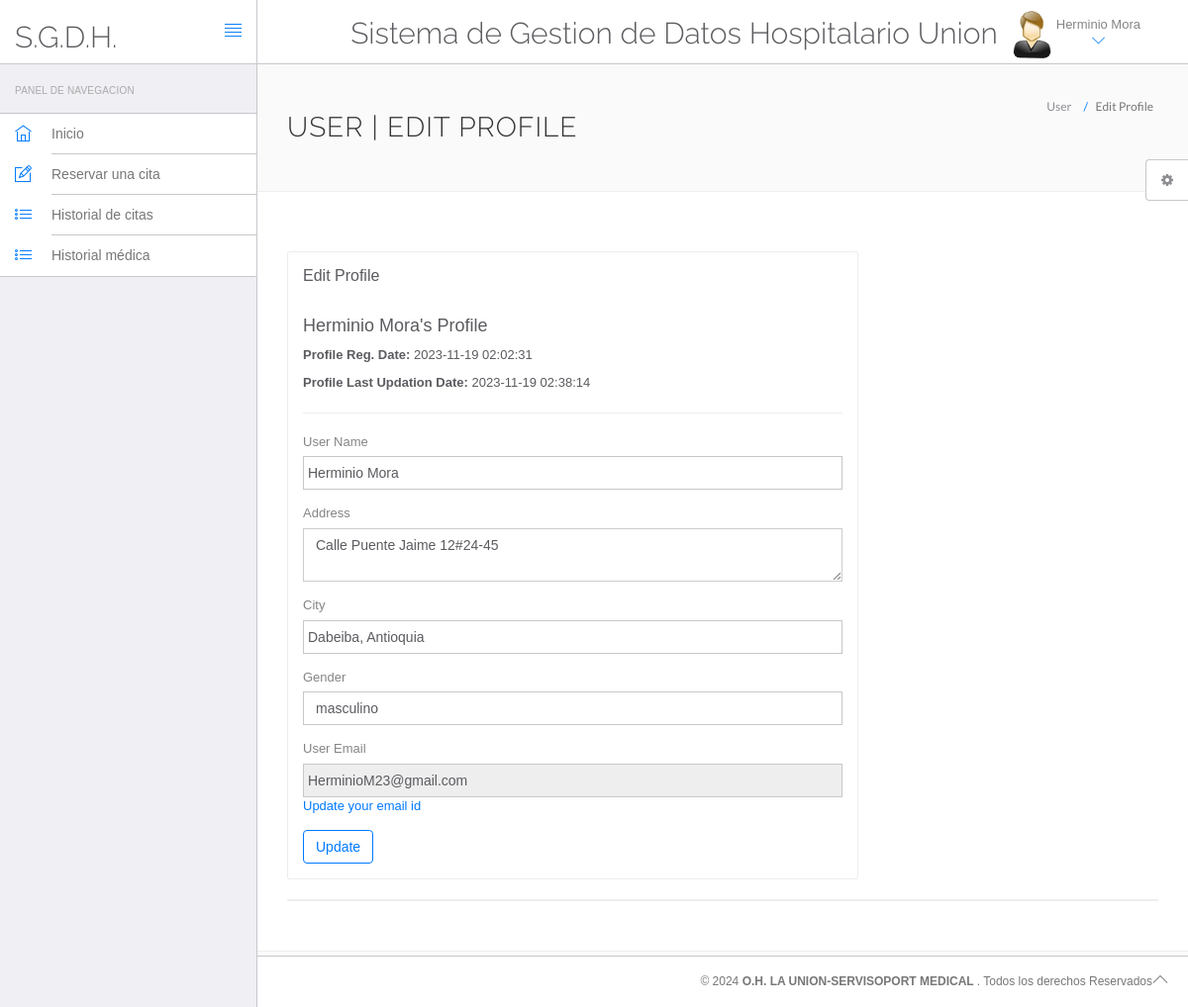
The page /hms/edit-profile.php (signed in) on the database its author committed.
### tables this page shows
CREATE TABLE `users` (
  `id` int(11) NOT NULL,
  `fullName` varchar(255) DEFAULT NULL,
  `address` longtext,
  `city` varchar(255) DEFAULT NULL,
  `gender` varchar(255) DEFAULT NULL,
  `email` varchar(255) DEFAULT NULL,
  `password` varchar(255) DEFAULT NULL,
  `regDate` timestamp NULL DEFAULT CURRENT_TIMESTAMP,
  `updationDate` timestamp NULL DEFAULT NULL ON UPDATE CURRENT_TIMESTAMP
);

### hms/edit-profile.php (the view, shortened to what this page needs)
<?php
include('include/config.php');
?>
<!DOCTYPE html>
<html lang="en">
	<head>
		<link rel="stylesheet" href="vendor/bootstrap/css/bootstrap.min.css">
		<link rel="stylesheet" href="vendor/fontawesome/css/font-awesome.min.css">
		<link rel="stylesheet" href="vendor/themify-icons/themify-icons.min.css">
		<link href="vendor/animate.css/animate.min.css" rel="stylesheet" media="screen">
		<link href="vendor/perfect-scrollbar/perfect-scrollbar.min.css" rel="stylesheet" media="screen">
		<link href="vendor/switchery/switchery.min.css" rel="stylesheet" media="screen">
		<link href="vendor/bootstrap-touchspin/jquery.bootstrap-touchspin.min.css" rel="stylesheet" media="screen">
		<link href="vendor/select2/select2.min.css" rel="stylesheet" media="screen">
		<link href="vendor/bootstrap-datepicker/bootstrap-datepicker3.standalone.min.css" rel="stylesheet" media="screen">
		<link href="vendor/bootstrap-timepicker/bootstrap-timepicker.min.css" rel="stylesheet" media="screen">
		<link rel="stylesheet" href="assets/css/styles.css">
		<link rel="stylesheet" href="assets/css/plugins.css">
		<link rel="stylesheet" href="assets/css/themes/theme-1.css" id="skin_color" />
	</head>
	<body>
		<div id="app">
<?php include('include/sidebar.php');?>
			<div class="app-content">
						<?php include('include/header.php');?>
				<div class="main-content" >
					<div class="wrap-content container" id="container">
						<section id="page-title">
							<div class="row">
								<div class="col-sm-8">
									<h1 class="mainTitle">User | Edit Profile</h1>
																	</div>
								<ol class="breadcrumb">
									<li>
										<span>User </span>
									</li>
									<li class="active">
										<span>Edit Profile</span>
									</li>
								</ol>
							</div>
						</section>
						<div class="container-fluid container-fullw bg-white">
							<div class="row">
								<div class="col-md-12">
									<div class="row margin-top-30">
										<div class="col-lg-8 col-md-12">
											<div class="panel panel-white">
												<div class="panel-heading">
													<h5 class="panel-title">Edit Profile</h5>
												</div>
												<div class="panel-body">
									<?php
$sql=mysqli_query($con,"select * from users where id='".$_SESSION['id']."'");
while($data=mysqli_fetch_array($sql))
{
?>
<h4><?php echo htmlentities($data['fullName']);?>'s Profile</h4>
<p><b>Profile Reg. Date: </b><?php echo htmlentities($data['regDate']);?></p>
<?php if($data['updationDate']){?>
<p><b>Profile Last Updation Date: </b><?php echo htmlentities($data['updationDate']);?></p>
<?php } ?>
<hr />													<form role="form" name="edit" method="post">
<div class="form-group">
															<label for="fname">
																 User Name
															</label>
	<input type="text" name="fname" class="form-control" value="<?php echo htmlentities($data['fullName']);?>" >
														</div>
<div class="form-group">
															<label for="address">
																 Address
															</label>
					<textarea name="address" class="form-control"><?php echo htmlentities($data['address']);?></textarea>
														</div>
<div class="form-group">
															<label for="city">
																 City
															</label>
		<input type="text" name="city" class="form-control" required="required"  value="<?php echo htmlentities($data['city']);?>" >
														</div>
<div class="form-group">
									<label for="gender">
																Gender
															</label>
<select name="gender" class="form-control" required="required" >
<option value="<?php echo htmlentities($data['gender']);?>"><?php echo htmlentities($data['gender']);?></option>
</select>
														</div>
<div class="form-group">
									<label for="fess">
																 User Email
															</label>
					<input type="email" name="uemail" class="form-control"  readonly="readonly"  value="<?php echo htmlentities($data['email']);?>">
					<a href="change-emaild.php">Update your email id</a>
														</div>
														<button type="submit" name="submit" class="btn btn-o btn-primary">
															Update
														</button>
													</form>
													<?php } ?>
												</div>
											</div>
										</div>
											</div>
										</div>
									<div class="col-lg-12 col-md-12">
											<div class="panel panel-white">
											</div>
										</div>
									</div>
								</div>
					</div>
				</div>
			</div>
	<?php include('include/footer.php');?>
	<?php include('include/setting.php');?>
		</div>
	</body>
</html>

### hms/include/header.php (shortened to what this page needs)
<header class="navbar navbar-default navbar-static-top">
					<div class="navbar-header">
						<a class="navbar-brand" href="#">
							<h2 style="padding-top:20% ">S.G.D.H.</h2>
						</a>
						<a href="#" class="sidebar-toggler pull-right visible-md visible-lg" data-toggle-class="app-sidebar-closed" data-toggle-target="#app">
							<i class="ti-align-justify"></i>
						</a>
					</div>
					<div class="navbar-collapse collapse">
						<ul class="nav navbar-right">
								<li  style="padding-top:2% ">
								<h2>Sistema de Gestion de Datos Hospitalario Union</h2>
							</li>
							<li class="dropdown current-user">
								<a href class="dropdown-toggle" data-toggle="dropdown">
									<img src="assets/images/images.jpg"> <span class="username">
									<?php $query=mysqli_query($con,"select fullName from users where id='".$_SESSION['id']."'");
while($row=mysqli_fetch_array($query))
{
	echo $row['fullName'];
}
									?> <i class="ti-angle-down"></i></i></span>
								</a>
							</li>
						</ul>
					</div>
				</header>

### hms/assets/css/themes/theme-1.css (style rules this page uses)
body { background: #FAFAFA; }
header .navbar-header { background: #ffffff !important; border-right-color: #c8c7cc !important; border-bottom-color: #c8c7cc !important; }
header .navbar-header .sidebar-toggler, header .navbar-header .sidebar-mobile-toggler { color: #007aff !important; }
header .navbar-header .navbar-brand { color: #777 !important; }
header .navbar-collapse { background: #ffffff !important; border-bottom-color: #c8c7cc !important; box-shadow: none !important; }
header .navbar-collapse .navbar-right > li > a { color: #777; }
header .navbar-collapse .navbar-right > li > a i { color: #007aff !important; }

### rows shown on the page
users: fullName "Herminio Mora", regDate "2023-11-19 02:02:31", updationDate "2023-11-19 02:38:14", fname "Herminio Mora", address "Calle Puente Jaime 12#24-45", city "Dabeiba, Antioquia", gender "masculino", uemail "HerminioM23@gmail.com"
